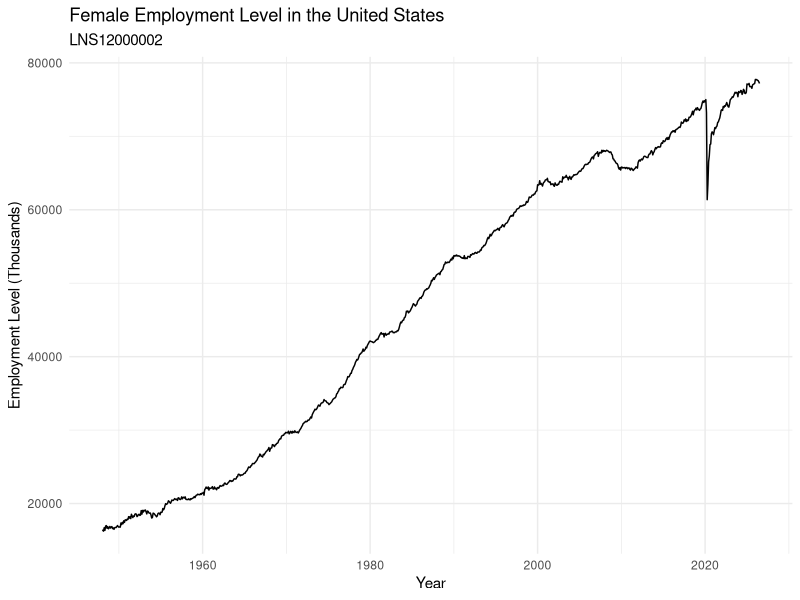
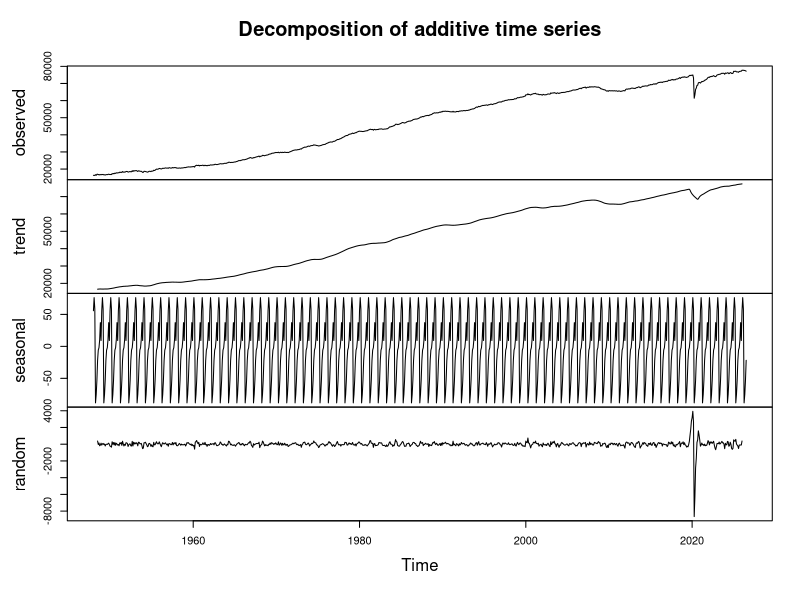
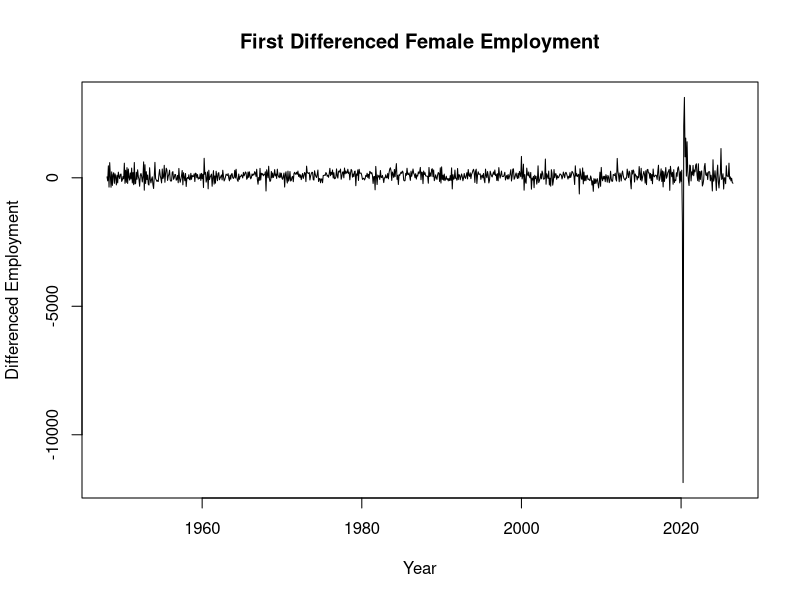

Reproduce these figures in R, in order.
# ============================================================
# DATA PROCESSING
# SDG 5: Gender Equality
# Dataset: LNS12000002 - Employment Level: Women
# ============================================================

# 1. Load Packages
library(readxl)
library(dplyr)
library(ggplot2)
library(forecast)
library(tseries)
library(zoo)

# 2. Read Excel Dataset
data_raw <- read_excel(
  "LNS12000002.xlsx",
  sheet = "Monthly"
)

# View the original structure
print(head(data_raw))
print(str(data_raw))

# 3. Rename Columns
data <- data_raw %>%
  rename(
    date = observation_date,
    female_employment = LNS12000002
  )

# 4. Data Type Conversion
data <- data %>%
  mutate(
    date = as.Date(date),
    female_employment = as.numeric(female_employment)
  ) %>%
  arrange(date)

# 5. Basic Data Information
cat("Number of observations:", nrow(data), "\n")
cat("Number of variables:", ncol(data), "\n")

cat(
  "Date range:",
  as.character(min(data$date)),
  "to",
  as.character(max(data$date)),
  "\n"
)

# 6. Check and Handle Missing Values
cat("\nMissing values before treatment:\n")
print(colSums(is.na(data)))

# Remove rows only if date itself is missing
data <- data %>%
  filter(!is.na(date))

# Fill missing female employment values using linear interpolation
data$female_employment <- na.approx(
  data$female_employment,
  x = data$date,
  na.rm = FALSE
)

cat("\nMissing values after interpolation:\n")
print(colSums(is.na(data)))

# 7. Check Duplicate Dates
duplicate_dates <- data %>%
  group_by(date) %>%
  summarise(n = n()) %>%
  filter(n > 1)

cat("\nDuplicate dates:\n")
print(duplicate_dates)

# 8. Descriptive Statistics
cat("\nDescriptive Statistics:\n")

summary_stats <- data %>%
  summarise(
    Minimum = min(female_employment),
    Q1 = quantile(female_employment, 0.25),
    Median = median(female_employment),
    Mean = mean(female_employment),
    Q3 = quantile(female_employment, 0.75),
    Maximum = max(female_employment),
    SD = sd(female_employment)
  )

print(summary_stats)

# 9. Plot Original Time Series
ggplot(data, aes(x = date, y = female_employment)) +
  geom_line() +
  labs(
    title = "Female Employment Level in the United States",
    subtitle = "LNS12000002",
    x = "Year",
    y = "Employment Level (Thousands)"
  ) +
  theme_minimal()

# 10. Create Time Series Object
female_ts <- ts(
  data$female_employment,
  start = c(
    as.numeric(format(min(data$date), "%Y")),
    as.numeric(format(min(data$date), "%m"))
  ),
  frequency = 12
)

cat("\nTime Series:\n")
print(female_ts)

# 11. Decompose Time Series
decomposition <- decompose(
  female_ts,
  type = "additive"
)

plot(decomposition)

# 12. Check Stationarity
cat("\nADF Test - Original Series:\n")

adf_original <- adf.test(
  female_ts,
  alternative = "stationary"
)

print(adf_original)

# 13. First Difference
female_diff <- diff(female_ts)

cat("\nADF Test - First Differenced Series:\n")

adf_diff <- adf.test(
  female_diff,
  alternative = "stationary"
)

print(adf_diff)

# Plot differenced series
plot(
  female_diff,
  main = "First Differenced Female Employment",
  ylab = "Differenced Employment",
  xlab = "Year"
)

# 14. Train-Test Split
# Last 12 months are used as test data
test_size <- 12

train_ts <- head(
  female_ts,
  length(female_ts) - test_size
)

test_ts <- tail(
  female_ts,
  test_size
)

cat("\nTraining observations:", length(train_ts), "\n")
cat("Testing observations:", length(test_ts), "\n")

cat(
  "Training period:",
  start(train_ts),
  "to",
  end(train_ts),
  "\n"
)

cat(
  "Testing period:",
  start(test_ts),
  "to",
  end(test_ts),
  "\n"
)

# 15. Save Processed Data
write.csv(
  data,
  "processed_female_employment.csv",
  row.names = FALSE
)
